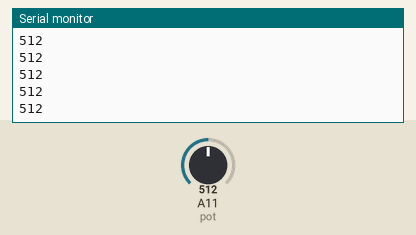
Bench run of a sketch on a simulated Arduino Mega 2560, built with avr-gcc and run on an emulated ATmega2560. Parts: the last lines printed to the serial monitor. Inputs (shaded band) come from the test bench; at power-on: A11 (pot) = 512.

Above: at 1.2 s.
1.3 s: A11 (pot) set to 716
At 2.3 s:
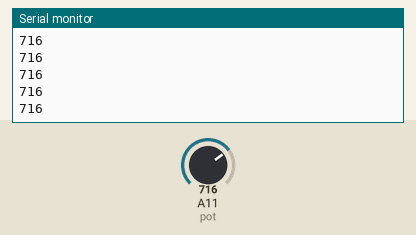
2.8 s: A11 (pot) set to 900
At 3.3 s:
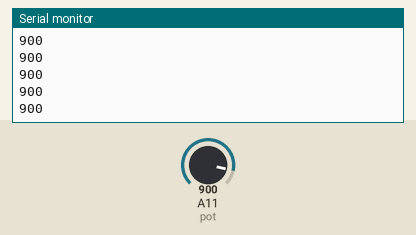
Timing chart, 0 to 5.8 s (numbered marks = the images above; inputs shaded):
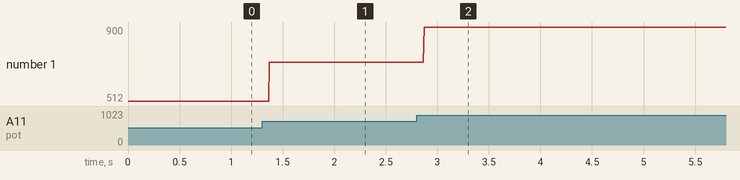

The sketch:

DelA.ino
```cpp
// DelA complete
#define pot A11

void setup() {
  Serial.begin(9600);
}

void loop() {
  Serial.println(analogRead(pot));
}
```

Measured:
- after the input at 1.3 s, the serial monitor: prints a new line after 0.07 s (image 1)
- after the input at 2.8 s, the serial monitor: prints a new line after 0.07 s (image 2)
- plotted number 1: 512 → 716 after the input at 1.3 s, 716 → 900 after the input at 2.8 s
